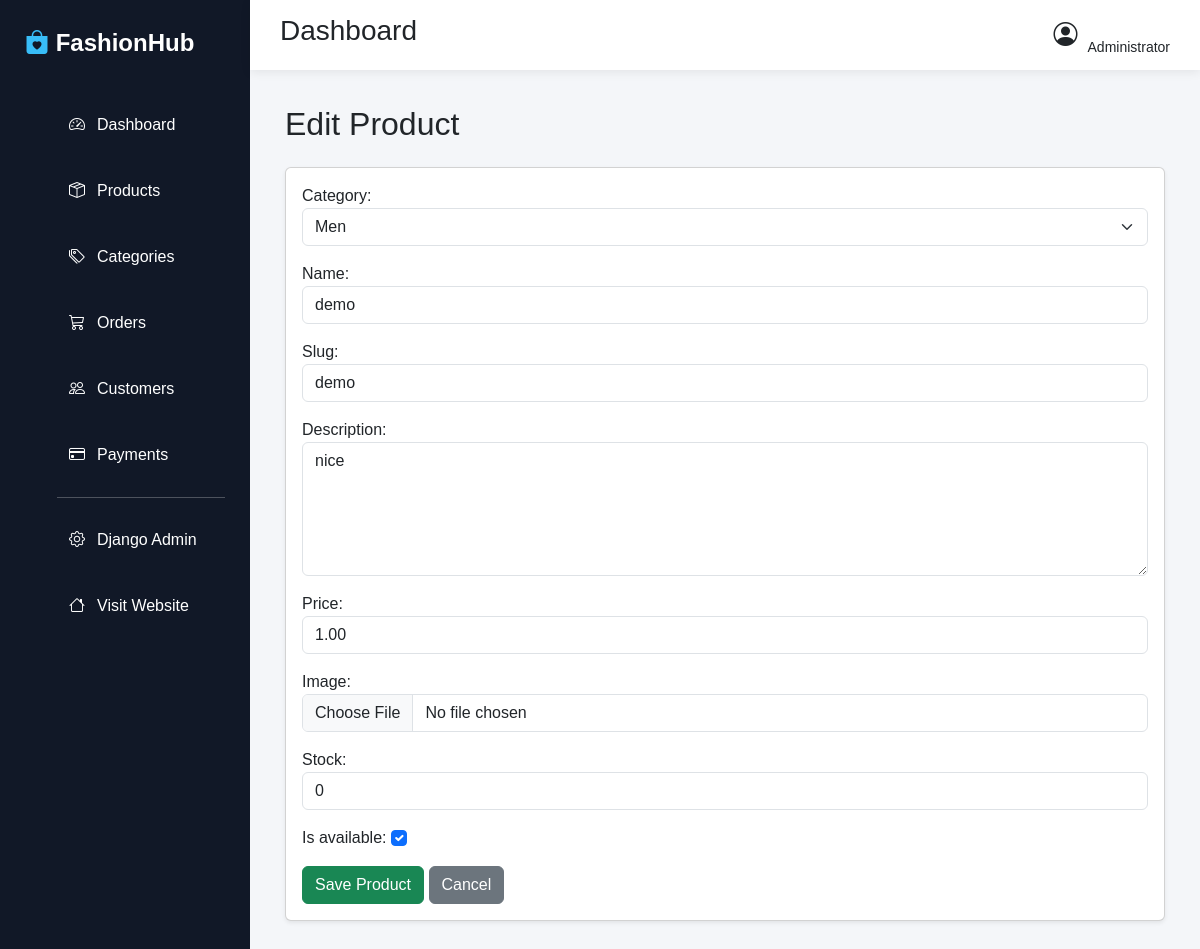
Page /dashboard/products/22/edit/ on the committed database.
### products/models.py (models this page shows, shortened)
class Product(models.Model):
    category = models.ForeignKey(
        Category,
        on_delete=models.CASCADE,
        related_name="products"
    )
    name = models.CharField(
        max_length=200
    )
    slug = models.SlugField(
        unique=True
    )
    description = models.TextField()
    price = models.DecimalField(
        max_digits=10,
        decimal_places=2
    )
    image = models.ImageField(
        upload_to="products/"
    )
    stock = models.PositiveIntegerField(
        default=0
    )
    is_available = models.BooleanField(
        default=True
    )
    created_at = models.DateTimeField(
        auto_now_add=True
    )
    class Meta:
        ordering = ["-created_at"]
        verbose_name = "Product"
        verbose_name_plural = "Products"

### categories/models.py (models this page shows, shortened)
class Category(models.Model):
    name = models.CharField(max_length=100)
    slug = models.SlugField(unique=True, blank=True)
    image = models.ImageField(
        upload_to='categories/',
        blank=True,
        null=True
    )
    created_at = models.DateTimeField(
        default=timezone.now,
        editable=False,
    )
    def __str__(self):
        return self.name

### admin_dashboard/views.py (the view)
# urls.py: path("products/<int:pk>/edit/", views.edit_product, name="edit_product"),
def edit_product(request, pk):
    product = get_object_or_404(Product, pk=pk)
    if request.method == "POST":
        form = ProductForm(
            request.POST,
            request.FILES,
            instance=product
        )
        if form.is_valid():
            form.save()
            return redirect("admin_dashboard:product_list")
    else:
        form = ProductForm(instance=product)
    return render(
        request,
        "admin_dashboard/products/product_form.html",
        {
            "form": form,
            "title": "Edit Product"
        }
    )

### cart/context_processors.py (called while the page is built)
def cart_context(request):
    cart_item_count = 0
    if request.user.is_authenticated:
        cart = Cart.objects.filter(user=request.user).first()
        if cart:
            cart_item_count = sum(item.quantity for item in cart.items.all())
    return {
        'cart_item_count': cart_item_count,
    }

### admin_dashboard/templates/admin_dashboard/products/product_form.html (shortened to what this page needs)
{% extends "admin_dashboard/base.html" %}
{% block content %}
<h2 class="mb-4">{{ title }}</h2>
<div class="card shadow-sm">
    <div class="card-body">
        <form method="POST" enctype="multipart/form-data">
            {{ form.as_p }}
            <button class="btn btn-success">
                Save Product
            </button>
            <a href="{% url 'admin_dashboard:product_list' %}"
               class="btn btn-secondary">
                Cancel
            </a>
        </form>
    </div>
</div>
{% endblock %}

### admin_dashboard/static/admin_dashboard/css/dashboard.css (style rules this page uses)
* { margin:0; padding:0; box-sizing:border-box; font-family:Arial,Helvetica,sans-serif; }
body { background:#f4f6f9; }

### rows in the picture
Product: category "Men", slug "demo", description "nice", price "1.00", stock "0", is_available "☑"
Category: name "demo"

### other values in the picture
{{ title }} "Edit Product"
